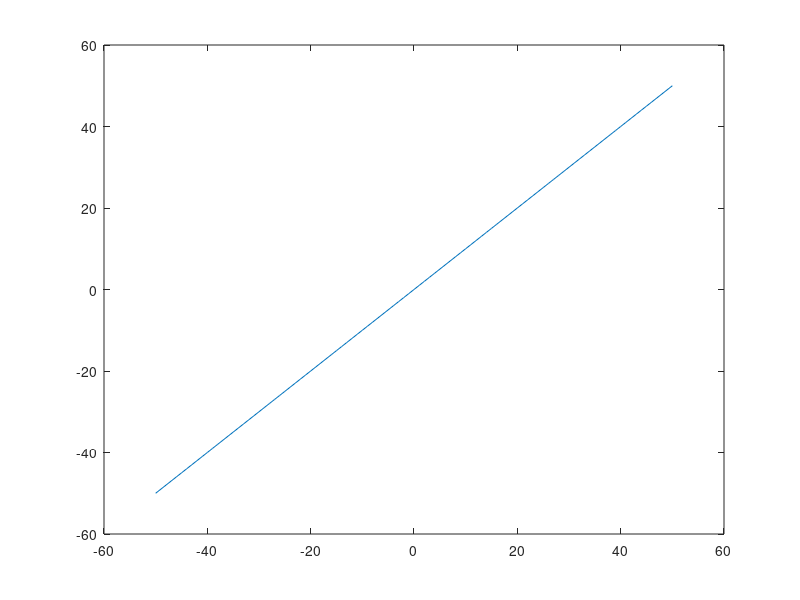

Write MATLAB code to recreate this figure.
%Octave Scrpt
% Title         :Funciones trscendentes
% Author        :Maria Guadalupe Martinez Santiago  
%Date           :202123638
%Version        :1
%Usage          :octave>/phat/Funcion14
%Notes          :Requiere aplicacion de octave para la ejecucion y graficacion 

disp('BIYECTIVA')
%Dominio de funcion
x=-50:1:50;
%Funcion
ir=log(e).*x;
%Plotear funcion
plot(x,ir);